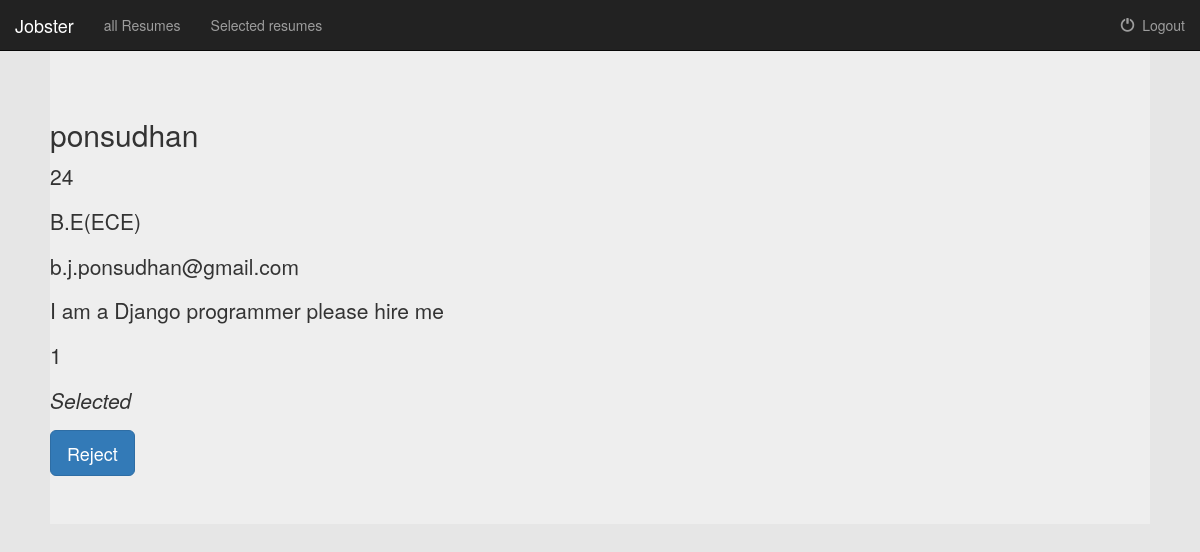
/index/9/ (signed in), run on the app's committed database.
### submitresume/models.py (models this page shows, shortened)
class Resume(models.Model):
    Name=models.CharField(max_length=100)
    Age=models.PositiveIntegerField(max_length=2)
    Qualification=models.CharField(max_length=200)
    Email=models.EmailField(max_length=150)
    Phone_number = models.PositiveIntegerField(max_length=9)
    About_Me=models.TextField(max_length=1000)
    Skills=models.CharField(max_length=500)
    is_selected = models.BooleanField(default=False)

### submitresume/views.py (the view)
# urls.py: url(r'^index/(?P<resume_id>[0-9]+)/$', views.detail, name='detail'),
def detail(request, resume_id):
    if not request.user.is_authenticated():
        return redirect('submitresume:login')
    else:
        user = request.user
        resume = get_object_or_404(Resume, pk=resume_id)
        return render(request, 'submitresume/detail.html', {'resume': resume, 'user': user})

### submitresume/templates/submitresume/detail.html (shortened to what this page needs)
{% extends 'submitresume/base.html' %}
{% block body %}
<div class="jumbotron">
        <h2 class="display-3">{{resume.Name}}</h2>
        <p>{{resume.Age}}</p>
        <p>{{resume.Qualification}}</p>
        <p>{{resume.Email}}</p>
        <p class="lead">{{resume.About_Me}}</p>
        <p>{{resume.Skills}}</p>
    {% if resume.is_selected %}<p> <em>Selected</em></p>{%endif%}
        <a class="btn btn-primary btn-lg" href="{% url 'submitresume:select' resume.id %}" role="button">{% if resume.is_selected %}Reject{% else %}Select{% endif %}</a>
    </div>
{% endblock %}

### submitresume/static/submitresume/index.css (style rules this page uses)
body { background-color: #e6e6e6; }
.jumbotron { margin: 50px }

### data on the page
Resume: Name "ponsudhan", Age "24", Qualification "B.E(ECE)", Email "b.j.ponsudhan@gmail.com", About_Me "I am a Django programmer please hire me", Skills "1"
